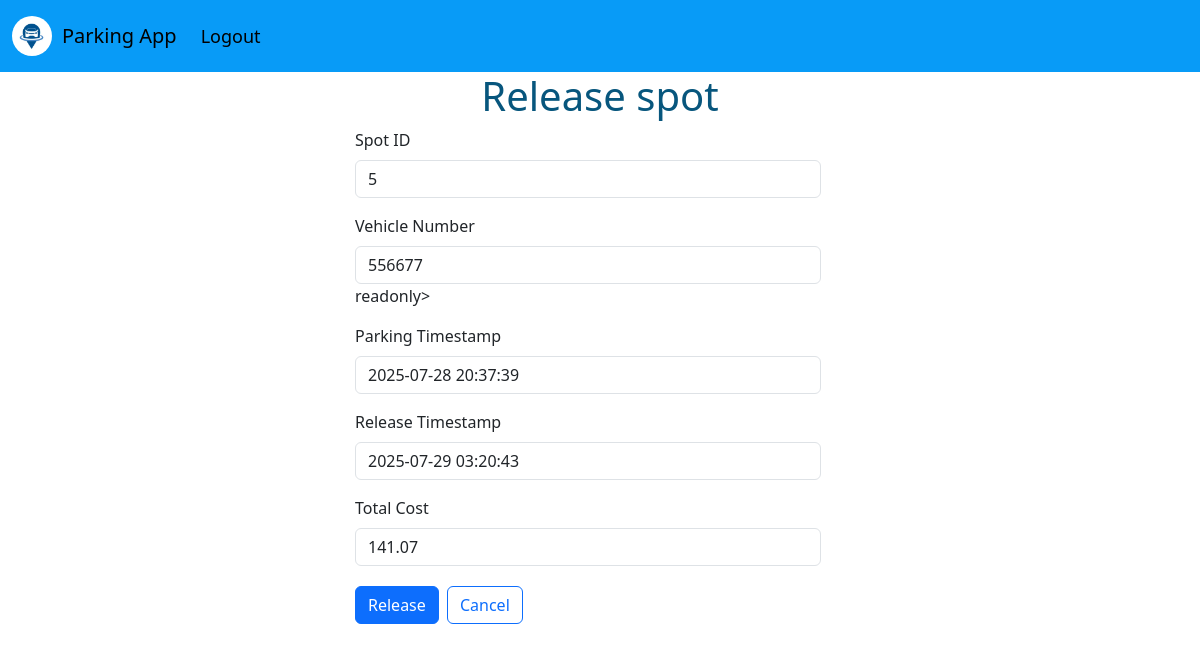
/release/5 (signed in), run on the app's committed database.
### controllers/database.py (models this page shows)
class ParkingSpot(db.Model):
    id = db.Column(db.Integer, primary_key=True)
    lot_id = db.Column(db.Integer, db.ForeignKey('parking_lot.id'), nullable=False)
    status = db.Column(db.String(1), default='A')  # A=Available, O=Occupied
    reservation = db.relationship('Reservation', backref='spot', uselist=False,cascade="all, delete-orphan")

class Reservation(db.Model):
    id = db.Column(db.Integer, primary_key=True)
    spot_id = db.Column(db.Integer, db.ForeignKey('parking_spot.id'), nullable=False)
    user_id = db.Column(db.Integer, db.ForeignKey('user.id'), nullable=False)
    vehicle_number = db.Column(db.String(20), nullable=False)
    parking_timestamp = db.Column(db.DateTime)
    leaving_timestamp = db.Column(db.DateTime, nullable=True)
    cost_per_hour = db.Column(db.Float, nullable=True) # Cost per unit time

### controllers/routes.py (the view, shortened to what this page needs)
@app.route("/release/<int:spot_id>", methods=["GET", "POST"])
def release(spot_id):
    ist = pytz.timezone('Asia/Kolkata')
    if 'user_email' in session:
        spot = ParkingSpot.query.get(spot_id)
        reservation = Reservation.query.filter_by(spot_id=spot_id, leaving_timestamp=None).first()
        current_timestamp = datetime.now(ist)
        if request.method == "GET":
            if reservation:
                duration = (current_timestamp - ist.localize(reservation.parking_timestamp)).total_seconds() / 3600
                total_cost = round(duration * reservation.cost_per_hour,2)
                return render_template("release.html", spot=spot, reservation=reservation, total_cost=total_cost, current_timestamp=current_timestamp, duration=duration)
            else:
                flash("No active reservation found for this spot.", "error")
                return redirect(url_for("home"))
    else:
        flash("You need to log in to release a parking spot.", "error")
        return redirect(url_for("login"))

### templates/release.html (shortened to what this page needs)
{% extends 'base.html' %}
{% block body %}
    <div><h1 class = "text-center" style="color: #07567d;">Release spot</h1></div>
    <div class="container-fluid row justify-content-center">
        <form class="col-5" action="{{url_for('release', spot_id=spot.id)}}" method="POST">
            <div class="mb-3">
                <label for="Spot ID" class="form-label">Spot ID</label>
                <input type="text" class="form-control" id="spotId" name="spot_id" value="{{ spot.id }}" readonly>
            </div>
            <div class="mb-3">
                <label for="Vehicle Number" class="form-label">Vehicle Number</label>
                <input type="text" class="form-control" id="vehicleNumber" name="vehicle_number" value="{{ reservation.vehicle_number }}"> readonly>
            </div>
            <div class="mb-3">
                <label for="Parking Timestamp" class="form-label">Parking Timestamp</label>
                <input type="text" class="form-control" id="parkingTimestamp" name="parking_timestamp" value="{{ reservation.parking_timestamp.strftime('%Y-%m-%d %H:%M:%S') }}" readonly>
            </div>
            <div class="mb-3">
                <label for="Release Timestamp" class="form-label">Release Timestamp</label>
                <input type="text" class="form-control" id="releaseTimestamp" name="release_timestamp" value="{{ current_timestamp.strftime('%Y-%m-%d %H:%M:%S') }}" readonly>
            </div>
            <div class="mb-3">
                <label for="Total Cost" class="form-label">Total Cost</label>
                <input type="text" class="form-control" id="totalCost" name="total_cost" value="{{ total_cost }}" readonly>
            </div>
            <div>
                <button type="submit" class="btn btn-primary">Release</button>
                <a class="btn btn-outline-primary m-1" href="{{url_for('home')}}" role="Edit">Cancel</a>
            </div>
        </form>
    </div>
{% endblock body %}

### data on the page
ParkingSpot: spot_id "5"
Reservation: vehicle_number "556677", parking_timestamp "2025-07-28 20:37:39"
